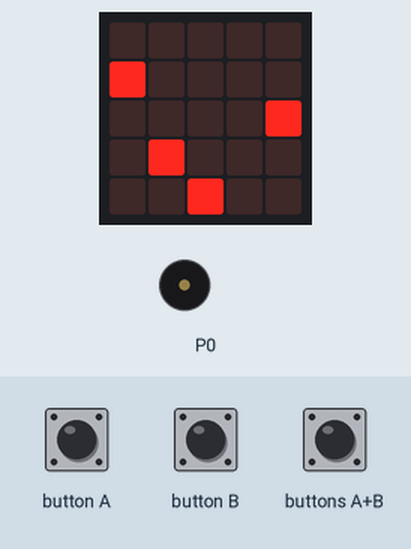
Simulated run of this program. Board: BBC micro:bit (MakeCode). Shown: the board's 5×5 LED display, buzzer (waves = sounding). The test bench sets the inputs (shaded band). Random numbers come from a fixed seed.

Above: at 1.2 s.
1.3 s: buttons A+B pressed for 0.15 s
At 1.64 s:
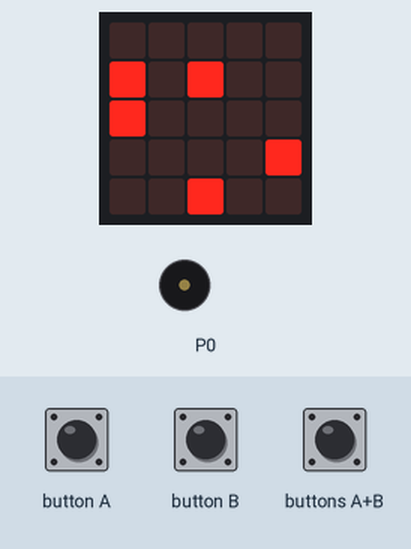
2.0 s: button A pressed for 0.15 s
At 2.42 s:
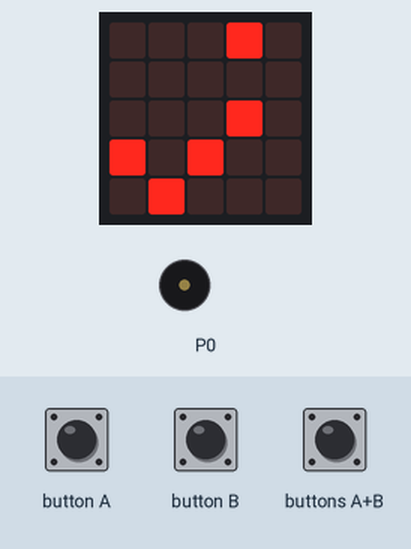
2.7 s: button B pressed for 0.15 s
At 3.24 s:
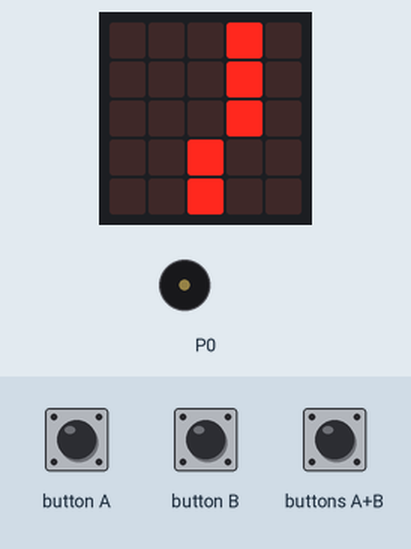
3.4 s: buttons A+B pressed for 1 s
At 4.66 s:
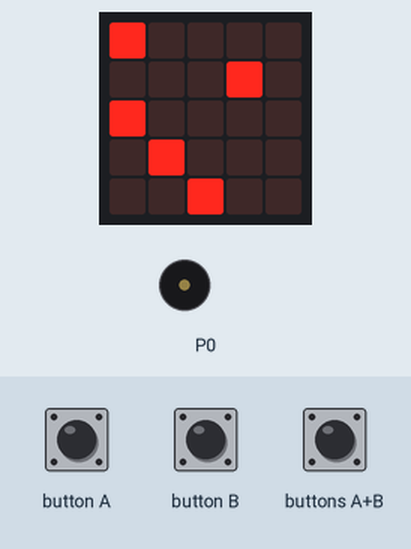
Timing chart, 0 to 6.4 s (numbered marks = the images above; inputs shaded):
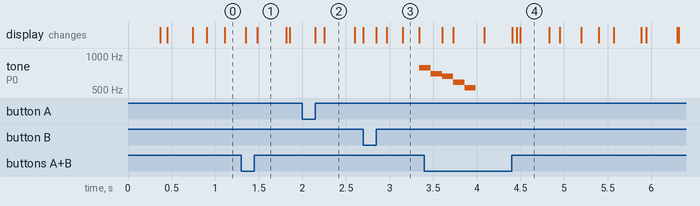

The program:

main.ts
```typescript
input.onButtonPressed(Button.A, function () {
    player.move(-1)
})
input.onButtonPressed(Button.AB, function () {
    if (game.isRunning()) {
        mobs.unshift(game.createSprite(randint(0, 4), 0))
        mobs[0].turn(Direction.Right, 90)
    }
})
input.onButtonPressed(Button.B, function () {
    player.move(1)
})
let mobs: game.LedSprite[] = []
let player: game.LedSprite = null
let zycie = 2
let wynik = 0
player = game.createSprite(2, 4)
mobs = []
basic.forever(function () {
    for (let mob of mobs) {
        mob.move(1)
        if (player.isTouching(mob)) {
            mob.delete()
            mobs.removeAt(mobs.indexOf(mob))
            zycie += -1
            music._playDefaultBackground(music.builtInPlayableMelody(Melodies.JumpDown), music.PlaybackMode.InBackground)
        } else {
            if (mob.get(LedSpriteProperty.Y) == 4) {
                mob.delete()
                mobs.removeAt(mobs.indexOf(mob))
                wynik += 1
            }
        }
    }
    if (zycie == 0) {
        game.setScore(wynik)
        game.gameOver()
    }
    basic.pause(350)
})
loops.everyInterval(450, function () {
    if (game.isRunning()) {
        control.raiseEvent(
        EventBusSource.MICROBIT_ID_BUTTON_AB,
        EventBusValue.MICROBIT_BUTTON_EVT_CLICK
        )
    }
})
```

test.ts
```typescript
// tu są testy; nie będzie to kompilowane, gdy ten pakiet będzie używany jako rozszerzenie.
```

Measured:
- after the input at 2.7 s, tone on P0: silent → 784 Hz after 0.64 s
